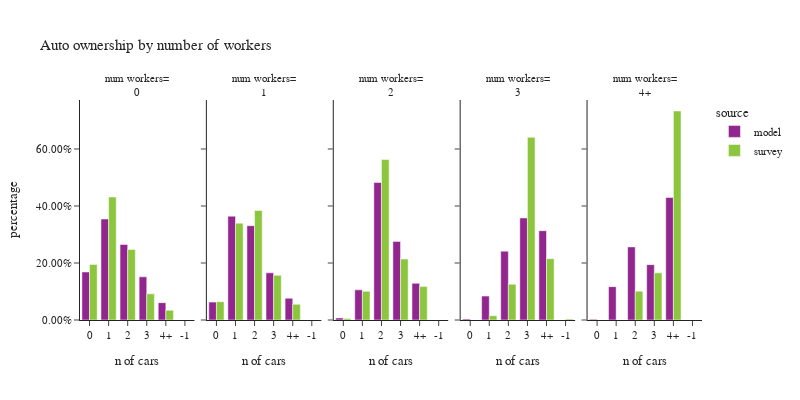

This figure's notebook cell:
### Code cell
plot_auto(hh,'num_workers_simple','number of workers','num workers')

### Figure 1 — Plotly figure (JSON) as saved in the notebook; plotly's stock layout.template omitted (floating-point values rounded to 4 significant figures)
{"data": [{"alignmentgroup": "True", "customdata": [[122767], [258164], [193034], [110275], [44272]], "hovertemplate": "source=model<br>num_workers_simple=0<br>auto_ownership_simple=%{x}<br>percentage=%{y}<br>sample count=%{customdata[0]}<extra></extra>", "legendgroup": "model", "marker": {"color": "#91268F", "pattern": {"shape": ""}}, "name": "model", "offsetgroup": "model", "orientation": "v", "showlegend": true, "textposition": "auto", "type": "bar", "x": ["0", "1", "2", "3", "4+"], "xaxis": "x", "y": [0.1685, 0.3544, 0.265, 0.1514, 0.06077], "yaxis": "y"}, {"alignmentgroup": "True", "customdata": [[79350], [460495], [418228], [209350], [96401]], "hovertemplate": "source=model<br>num_workers_simple=1<br>auto_ownership_simple=%{x}<br>percentage=%{y}<br>sample count=%{customdata[0]}<extra></extra>", "legendgroup": "model", "marker": {"color": "#91268F", "pattern": {"shape": ""}}, "name": "model", "offsetgroup": "model", "orientation": "v", "showlegend": false, "textposition": "auto", "type": "bar", "x": ["0", "1", "2", "3", "4+"], "xaxis": "x2", "y": [0.06279, 0.3644, 0.3309, 0.1656, 0.07628], "yaxis": "y2"}, {"alignmentgroup": "True", "customdata": [[7895], [113178], [516242], [295203], [137709]], "hovertemplate": "source=model<br>num_workers_simple=2<br>auto_ownership_simple=%{x}<br>percentage=%{y}<br>sample count=%{customdata[0]}<extra></extra>", "legendgroup": "model", "marker": {"color": "#91268F", "pattern": {"shape": ""}}, "name": "model", "offsetgroup": "model", "orientation": "v", "showlegend": false, "textposition": "auto", "type": "bar", "x": ["0", "1", "2", "3", "4+"], "xaxis": "x3", "y": [0.007377, 0.1058, 0.4824, 0.2758, 0.1287], "yaxis": "y3"}, {"alignmentgroup": "True", "customdata": [[435], [11338], [32663], [48426], [42374]], "hovertemplate": "source=model<br>num_workers_simple=3<br>auto_ownership_simple=%{x}<br>percentage=%{y}<br>sample count=%{customdata[0]}<extra></extra>", "legendgroup": "model", "marker": {"color": "#91268F", "pattern": {"shape": ""}}, "name": "model", "offsetgroup": "model", "orientation": "v", "showlegend": false, "textposition": "auto", "type": "bar", "x": ["0", "1", "2", "3", "4+"], "xaxis": "x4", "y": [0.003217, 0.08384, 0.2415, 0.3581, 0.3133], "yaxis": "y4"}, {"alignmentgroup": "True", "customdata": [[139], [6880], [15074], [11414], [25259]], "hovertemplate": "source=model<br>num_workers_simple=4+<br>auto_ownership_simple=%{x}<br>percentage=%{y}<br>sample count=%{customdata[0]}<extra></extra>", "legendgroup": "model", "marker": {"color": "#91268F", "pattern": {"shape": ""}}, "name": "model", "offsetgroup": "model", "orientation": "v", "showlegend": false, "textposition": "auto", "type": "bar", "x": ["0", "1", "2", "3", "4+"], "xaxis": "x5", "y": [0.002365, 0.1171, 0.2565, 0.1942, 0.4298], "yaxis": "y5"}, {"alignmentgroup": "True", "customdata": [[2243], [6820], [4749], [1631], [496]], "hovertemplate": "source=survey<br>num_workers_simple=0<br>auto_ownership_simple=%{x}<br>percentage=%{y}<br>sample count=%{customdata[0]}<extra></extra>", "legendgroup": "survey", "marker": {"color": "#8CC63E", "pattern": {"shape": ""}}, "name": "survey", "offsetgroup": "survey", "orientation": "v", "showlegend": true, "textposition": "auto", "type": "bar", "x": ["0", "1", "2", "3", "4+"], "xaxis": "x", "y": [0.1948, 0.4315, 0.2475, 0.09174, 0.03443], "yaxis": "y"}, {"alignmentgroup": "True", "customdata": [[3400], [12147], [5492], [1719], [704]], "hovertemplate": "source=survey<br>num_workers_simple=1<br>auto_ownership_simple=%{x}<br>percentage=%{y}<br>sample count=%{customdata[0]}<extra></extra>", "legendgroup": "survey", "marker": {"color": "#8CC63E", "pattern": {"shape": ""}}, "name": "survey", "offsetgroup": "survey", "orientation": "v", "showlegend": false, "textposition": "auto", "type": "bar", "x": ["0", "1", "2", "3", "4+"], "xaxis": "x2", "y": [0.06434, 0.3398, 0.3841, 0.1567, 0.05508], "yaxis": "y2"}, {"alignmentgroup": "True", "customdata": [[302], [4861], [9106], [1761], [835]], "hovertemplate": "source=survey<br>num_workers_simple=2<br>auto_ownership_simple=%{x}<br>percentage=%{y}<br>sample count=%{customdata[0]}<extra></extra>", "legendgroup": "survey", "marker": {"color": "#8CC63E", "pattern": {"shape": ""}}, "name": "survey", "offsetgroup": "survey", "orientation": "v", "showlegend": false, "textposition": "auto", "type": "bar", "x": ["0", "1", "2", "3", "4+"], "xaxis": "x3", "y": [0.00492, 0.1008, 0.563, 0.214, 0.1174], "yaxis": "y3"}, {"alignmentgroup": "True", "customdata": [[10], [70], [304], [612], [215]], "hovertemplate": "source=survey<br>num_workers_simple=3<br>auto_ownership_simple=%{x}<br>percentage=%{y}<br>sample count=%{customdata[0]}<extra></extra>", "legendgroup": "survey", "marker": {"color": "#8CC63E", "pattern": {"shape": ""}}, "name": "survey", "offsetgroup": "survey", "orientation": "v", "showlegend": false, "textposition": "auto", "type": "bar", "x": ["-1", "1", "2", "3", "4+"], "xaxis": "x4", "y": [0.003266, 0.01516, 0.1254, 0.6409, 0.2153], "yaxis": "y4"}, {"alignmentgroup": "True", "customdata": [[28], [64], [112]], "hovertemplate": "source=survey<br>num_workers_simple=4+<br>auto_ownership_simple=%{x}<br>percentage=%{y}<br>sample count=%{customdata[0]}<extra></extra>", "legendgroup": "survey", "marker": {"color": "#8CC63E", "pattern": {"shape": ""}}, "name": "survey", "offsetgroup": "survey", "orientation": "v", "showlegend": false, "textposition": "auto", "type": "bar", "x": ["2", "3", "4+"], "xaxis": "x5", "y": [0.1013, 0.1654, 0.7333], "yaxis": "y5"}], "layout": {"annotations": [{"font": {}, "showarrow": false, "text": "num workers=<br>0", "x": 0.092, "xanchor": "center", "xref": "paper", "y": 1, "yanchor": "bottom", "yref": "paper"}, {"font": {}, "showarrow": false, "text": "num workers=<br>1", "x": 0.296, "xanchor": "center", "xref": "paper", "y": 1, "yanchor": "bottom", "yref": "paper"}, {"font": {}, "showarrow": false, "text": "num workers=<br>2", "x": 0.5, "xanchor": "center", "xref": "paper", "y": 1, "yanchor": "bottom", "yref": "paper"}, {"font": {}, "showarrow": false, "text": "num workers=<br>3", "x": 0.704, "xanchor": "center", "xref": "paper", "y": 1, "yanchor": "bottom", "yref": "paper"}, {"font": {}, "showarrow": false, "text": "num workers=<br>4+", "x": 0.908, "xanchor": "center", "xref": "paper", "y": 1, "yanchor": "bottom", "yref": "paper"}], "barmode": "group", "font": {"size": 11}, "height": 400, "legend": {"title": {"text": "source"}, "tracegroupgap": 0}, "title": {"text": "Auto ownership by number of workers"}, "width": 800, "xaxis": {"anchor": "y", "domain": [0, 0.184], "title": {"text": "n of cars"}}, "xaxis2": {"anchor": "y2", "domain": [0.204, 0.388], "matches": "x", "title": {"text": "n of cars"}}, "xaxis3": {"anchor": "y3", "domain": [0.408, 0.592], "matches": "x", "title": {"text": "n of cars"}}, "xaxis4": {"anchor": "y4", "domain": [0.612, 0.796], "matches": "x", "title": {"text": "n of cars"}}, "xaxis5": {"anchor": "y5", "domain": [0.816, 1], "matches": "x", "title": {"text": "n of cars"}}, "yaxis": {"anchor": "x", "domain": [0, 1], "tickformat": ".2%", "title": {"text": "percentage"}}, "yaxis2": {"anchor": "x2", "domain": [0, 1], "matches": "y", "showticklabels": false, "tickformat": ".2%"}, "yaxis3": {"anchor": "x3", "domain": [0, 1], "matches": "y", "showticklabels": false, "tickformat": ".2%"}, "yaxis4": {"anchor": "x4", "domain": [0, 1], "matches": "y", "showticklabels": false, "tickformat": ".2%"}, "yaxis5": {"anchor": "x5", "domain": [0, 1], "matches": "y", "showticklabels": false, "tickformat": ".2%"}}}
